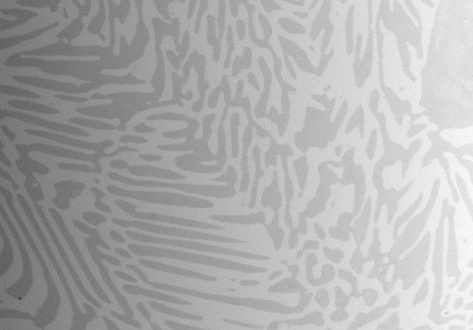
#> input picture ImageProcessing/images/Alloy_gradient.jpg, 473 x 330 px, shrunk from 694 x 484 before the run; its folder holds 4 pictures in this run
$ python 27_Glob_multiple_file.py
#> lines starting #> are read from the running program, lines starting #| are printed output that depends on the picture

# we do image processing on multiple files


import cv2
import glob


my_list = []

path = "images/*.*"

for file in glob.glob(path):
    print(file)
    a = cv2.imread(file)
#> a is the input picture: shape (330, 473, 3); min 57, max 255, mean 173.2
    my_list.append(a)


from matplotlib import pyplot as plt
plt.imshow(my_list[3])
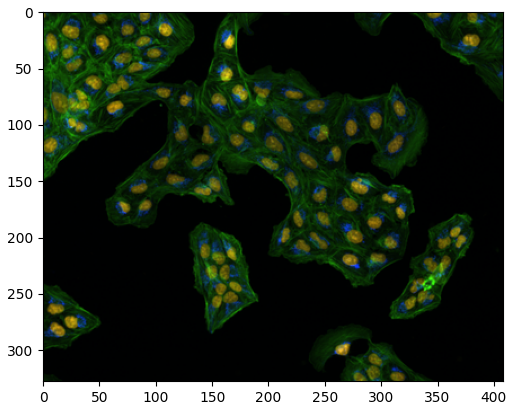
#> figure drawn by matplotlib, 1 panel; B, G, R data is drawn as R, G, B
